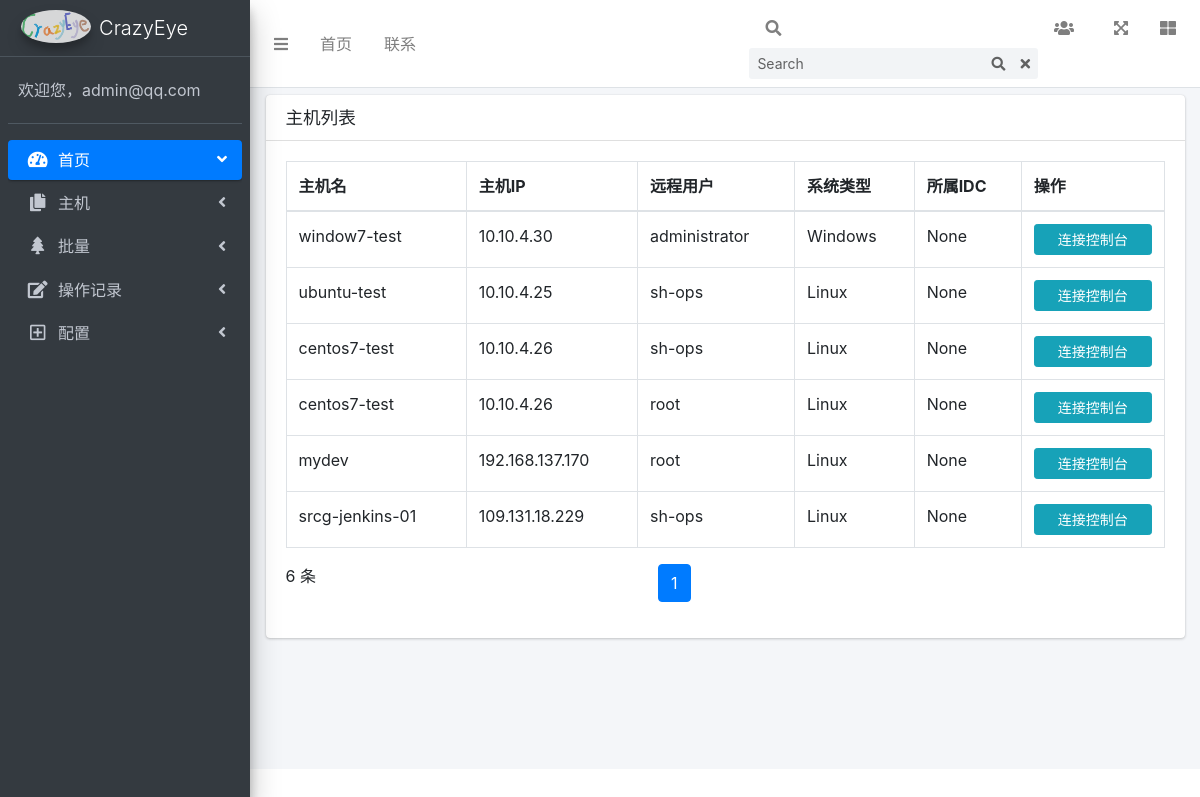
Screenshot of /hosts/ (signed in) with the database file from the repository.
### web/models.py (models this page shows, shortened)
class UserProfile(AbstractBaseUser):
    email = models.EmailField(
        verbose_name='email address',
        max_length=255,
        unique=True,
    )
    name = models.CharField(max_length=32)
    is_active = models.BooleanField(default=True)
    is_admin = models.BooleanField(default=False)
    bind_host = models.ManyToManyField('BindHost',blank=True)
    host_groups = models.ManyToManyField('HostGroups',blank=True)
    objects = UserProfileManager()
    USERNAME_FIELD = 'email'
    REQUIRED_FIELDS = ['name']
    def __str__(self):
        return self.email

class BindHost(models.Model):
    host = models.ForeignKey('Host',on_delete=models.CASCADE)
    remote_user = models.ForeignKey('RemoteUser',on_delete=models.CASCADE)
    class Meta:
        unique_together = ('host','remote_user')

class Host(models.Model):
    hostname = models.CharField(max_length=64,unique=True)
    ip_addr = models.GenericIPAddressField()
    port = models.SmallIntegerField(default=22)
    idc = models.ForeignKey('IDC',blank=True,null=True,on_delete=models.CASCADE)
    system_type_choices = ((0,'linux'),(1,'Windows'))
    system_type = models.SmallIntegerField(choices=system_type_choices,default=0)
    memo = models.CharField(max_length=128,blank=True,null=True)
    enable = models.BooleanField(default=1,verbose_name='启用本机')
    class Meta:
        unique_together = ('ip_addr','port')

class RemoteUser(models.Model):
    auth_type_choices = ((0,'ssh-password'),(1,'ssh-key'))
    auth_type = models.SmallIntegerField(choices=auth_type_choices,default=0)
    username = models.CharField(max_length=128)
    aliasname = models.CharField(max_length=128,default="")
    password = models.CharField(max_length=256,help_text="如果auth_type选择为ssh-key,那么此处应该为key 的路径")
    class Meta:
        unique_together = ('auth_type','username','password')

### web/views.py (the view)
# urls.py: path('hosts/',views.display_hosts,name='display_hosts'),
@login_required
def display_hosts(request,current_page=1):
    user = UserProfile.objects.get(email=request.user)
    host_obj_list = user.bind_host.select_related()
    group_obj_list = user.host_groups.select_related()
    for group_obj in group_obj_list:
        host_obj_list = host_obj_list.union(group_obj.bind_hosts.select_related())
    page = Paginator(host_obj_list,PER_PAGE_COUNT)
    curr_page = page.page(current_page)
    curr_page_list = curr_page.object_list
    page_range = page.page_range
    page_has_nex = curr_page.has_next()
    page_has_pre = curr_page.has_previous()
    if page_has_pre:
        page_num_pre = curr_page.previous_page_number()
    if page_has_nex:
        page_num_nex = curr_page.next_page_number()
    return render(request,'hosts.html',locals())

### web/templatetags/web_tags.py (called while the page is built)
@register.filter(name='showSystemType')
def show_system_type(choice):
    system_type = {
        0: 'Linux',
        1: 'Windows'
    }
    system_type = system_type.get(choice)
    return system_type

### templates/hosts.html (shortened to what this page needs)
{% extends 'base.html' %}
{% load web_tags %}
{% block content %}
<div class="content-wrapper" style="min-height: 1329.44px;">
    <section class="content-header">
    </section>
    <section class="content">
      <div class="container-fluid">
        <div class="row">
          <div class="col-12">
            <div class="card">
              <div class="card-header">
                <h3 class="card-title">主机列表</h3>
              </div>
              <div class="card-body">
                <div id="example2_wrapper" class="dataTables_wrapper dt-bootstrap4"><div class="row"><div class="col-sm-12 col-md-6"></div><div class="col-sm-12 col-md-6"></div></div><div class="row"><div class="col-sm-12"><table id="example2" class="table table-bordered table-hover dataTable dtr-inline" role="grid" aria-describedby="example2_info">
                  <thead>
                  <tr role="row">
                      <th class="sorting_asc" tabindex="0" aria-controls="example2" rowspan="1" colspan="1" aria-sort="ascending" aria-label="Rendering engine: activate to sort column descending">主机名</th>
                      <th class="sorting" tabindex="0" aria-controls="example2" rowspan="1" colspan="1" aria-label="Browser: activate to sort column ascending">主机IP</th>
                      <th class="sorting" tabindex="0" aria-controls="example2" rowspan="1" colspan="1" aria-label="Browser: activate to sort column ascending">远程用户</th>
                      <th class="sorting" tabindex="0" aria-controls="example2" rowspan="1" colspan="1" aria-label="Platform(s): activate to sort column ascending">系统类型</th>
                      <th class="sorting" tabindex="0" aria-controls="example2" rowspan="1" colspan="1" aria-label="Engine version: activate to sort column ascending">所属IDC</th>
                      <th class="sorting" tabindex="0" aria-controls="example2" rowspan="1" colspan="1" aria-label="CSS grade: activate to sort column ascending">操作</th>
                  </tr>
                  </thead>
                  <tbody>
                  {% for host_obj in curr_page_list %}
                  <tr role="row" class="odd">
                    <td class="dtr-control sorting_1" tabindex="0">{{ host_obj.host.hostname }}</td>
                    <td>{{ host_obj.host.ip_addr }}</td>
                      <td>{{ host_obj.remote_user.username }}</td>
                    <td>{{ host_obj.host.system_type|showSystemType  }}</td>
                    <td>{{ host_obj.host.idc }}</td>
                      <td><a href="/connect_host/{{ host_obj.pk }}" target="_blank"><button type="button" class="btn btn-block btn-info btn-sm">连接控制台</button></a></td>
                  </tr>
                  {% endfor %}
                  </tbody>
                </table></div></div><div class="row"><div class="col-sm-12 col-md-5"><div class="dataTables_info" id="example2_info" role="status" aria-live="polite">{{ curr_page_list|length }} 条</div></div>
                    <div class="col-sm-12 col-md-7">
                        <div class="dataTables_paginate paging_simple_numbers" id="example2_paginate">
                            <ul class="pagination">
                                {% for p in page_range %}
                                    {% if p == current_page %}
                                        <li class="paginate_button page-item active">
                                            <a href="/hosts/{{ p }}/" aria-controls="example2" data-dt-idx="{{ p }}" tabindex="0" class="page-link">{{ p }}</a>
                                        </li>
                                    {% else %}
                                        <li class="paginate_button page-item">
                                            <a href="/hosts/{{ p }}/" aria-controls="example2" data-dt-idx="{{ p }}" tabindex="0" class="page-link">{{ p }}</a>
                                        </li>
                                    {% endif %}
                                {% endfor%}
                            </ul>
                        </div>
                    </div>
                </div></div>
              </div>
            </div>
          </div>
        </div>
      </div>
    </section>
  </div>
{% endblock %}

### templates/base.html (shortened to what this page needs)
<!DOCTYPE html>
<html lang="en">
<head>
  <link rel="stylesheet" href="/static/css/all.min.css">
  <link rel="stylesheet" href="/static/css/OverlayScrollbars.min.css">
  <link rel="stylesheet" href="/static/css/adminlte.min.css">
</head>
<body class="hold-transition sidebar-mini layout-fixed layout-navbar-fixed layout-footer-fixed">
<div class="wrapper">
    <nav class="main-header navbar navbar-expand navbar-white navbar-light">
    <ul class="navbar-nav">
      <li class="nav-item">
        <a class="nav-link" data-widget="pushmenu" href="#" role="button"><i class="fas fa-bars"></i></a>
      </li>
      <li class="nav-item d-none d-sm-inline-block">
        <a href="{% url 'index' %}" class="nav-link">首页</a>
      </li>
      <li class="nav-item d-none d-sm-inline-block">
        <a href="#" class="nav-link">联系</a>
      </li>
    </ul>
    <ul class="navbar-nav ml-auto">
      <li class="nav-item">
        <a class="nav-link" data-widget="navbar-search" href="#" role="button">
          <i class="fas fa-search"></i>
        </a>
        <div class="navbar-search-block">
          <form class="form-inline">
            <div class="input-group input-group-sm">
              <input class="form-control form-control-navbar" type="search" placeholder="Search" aria-label="Search">
              <div class="input-group-append">
                <button class="btn btn-navbar" type="submit">
                  <i class="fas fa-search"></i>
                </button>
                <button class="btn btn-navbar" type="button" data-widget="navbar-search">
                  <i class="fas fa-times"></i>
                </button>
              </div>
            </div>
          </form>
        </div>
      </li>
      <li class="nav-item dropdown">
        <a class="nav-link" data-toggle="dropdown" href="#">
          <i class="fas fa-users mr-2"></i>
        </a>
      </li>
      <li class="nav-item">
        <a class="nav-link" data-widget="fullscreen" href="#" role="button">
          <i class="fas fa-expand-arrows-alt"></i>
        </a>
      </li>
      <li class="nav-item">
        <a class="nav-link" data-widget="control-sidebar" data-slide="true" href="#" role="button">
          <i class="fas fa-th-large"></i>
        </a>
      </li>
    </ul>
  </nav>
    <aside class="main-sidebar sidebar-dark-primary elevation-4">
    <a href="index3.html" class="brand-link">
      <img src="/static/images/crazyeye.png" alt="Crazyeye Logo" class="brand-image img-circle elevation-3" style="opacity: .8">
      <span class="brand-text font-weight-light">CrazyEye</span>
    </a>
    <div class="sidebar os-host os-theme-light os-host-overflow os-host-overflow-y os-host-resize-disabled os-host-scrollbar-horizontal-hidden os-host-transition"><div class="os-padding"><div class="os-viewport os-viewport-native-scrollbars-invisible" style="overflow-y: scroll;"><div class="os-content" style="padding: 0px 8px; height: 100%; width: 100%;">
      <div class="user-panel mt-3 pb-3 mb-3 d-flex">
        <div class="info">
          <a href="#" class="d-block">欢迎您，{{ request.user }}</a>
        </div>
      </div>
      <nav class="mt-2">
        <ul class="nav nav-pills nav-sidebar flex-column" data-widget="treeview" role="menu" data-accordion="false">
          <li class="nav-item menu-open">
            <a href="#" class="nav-link active">
              <i class="nav-icon fas fa-tachometer-alt"></i>
              <p>
                首页
                <i class="right fas fa-angle-left"></i>
              </p>
            </a>
          </li>
            <li class="nav-item">
            <a href="{% url 'display_hosts' %}" class="nav-link">
              <i class="nav-icon fas fa-copy"></i>
              <p>
                主机
                <i class="fas fa-angle-left right"></i>
              </p>
            </a>
          </li>
            <li class="nav-item">
            <a href="#" class="nav-link">
              <i class="nav-icon fas fa-tree"></i>
              <p>
                  批量
                <i class="fas fa-angle-left right"></i>
              </p>
            </a>
          </li>
            <li class="nav-item">
            <a href="#" class="nav-link">
              <i class="nav-icon fas fa-edit"></i>
              <p>
                操作记录
                <i class="fas fa-angle-left right"></i>
              </p>
            </a>
          </li>
            <li class="nav-item">
            <a href="#" class="nav-link">
              <i class="nav-icon far fa-plus-square"></i>
              <p>
                  配置
                <i class="fas fa-angle-left right"></i>
              </p>
            </a>
          </li>
        </ul>
      </nav>
    </div></div></div></div>
  </aside>
    {% block content %}
    {% endblock %}
</div>
</body>
</html>

### rows the page displays
UserProfile: user "admin@qq.com"
BindHost: host.hostname "window7-test", host.ip_addr "10.10.4.30", remote_user.username "administrator", host.system_type|showSystemType "Windows", host.idc "None"
BindHost: host.hostname "ubuntu-test", host.ip_addr "10.10.4.25", remote_user.username "sh-ops", host.system_type|showSystemType "Linux", host.idc "None"
BindHost: host.hostname "centos7-test", host.ip_addr "10.10.4.26", remote_user.username "sh-ops", host.system_type|showSystemType "Linux", host.idc "None"
BindHost: host.hostname "centos7-test", host.ip_addr "10.10.4.26", remote_user.username "root", host.system_type|showSystemType "Linux", host.idc "None"
BindHost: host.hostname "mydev", host.ip_addr "192.168.137.170", remote_user.username "root", host.system_type|showSystemType "Linux", host.idc "None"
BindHost: host.hostname "srcg-jenkins-01", host.ip_addr "109.131.18.229", remote_user.username "sh-ops", host.system_type|showSystemType "Linux", host.idc "None"

### other values shown
{{ curr_page_list|length }} "6"
{{ p }} "1"
